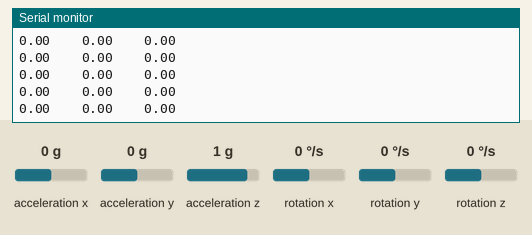
A sketch run on a simulated Arduino Uno, built with avr-gcc and run on an emulated ATmega328P. Shown: the last lines printed to the serial monitor. Wiring (inferred from the names in the program): MPU-6050 motion sensor at I2C address 0x68. The test bench sets the inputs (shaded band); at power-on: acceleration x 0 g, rotation x 0 °/s, acceleration y 0 g, acceleration z 1 g, rotation y 0 °/s, rotation z 0 °/s.

Above: at 1.2 s.
1.3 s: acceleration x set to -1.4 g
At 2.0 s:
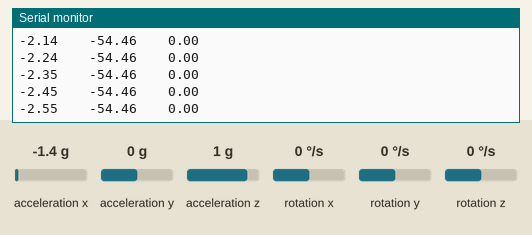
4.3 s: rotation x set to -100 °/s
At 5.4 s:
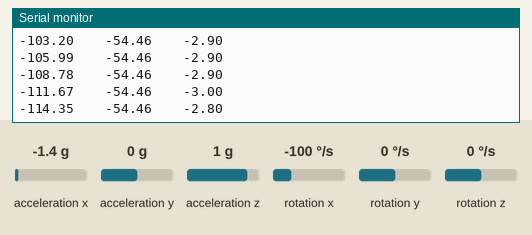
7.3 s: acceleration y set to -1.4 g
At 8.0 s:
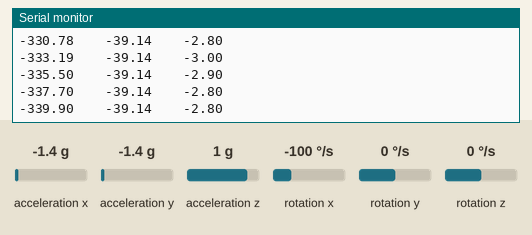
10.3 s: acceleration z set to -1.4 g
At 11.2 s:
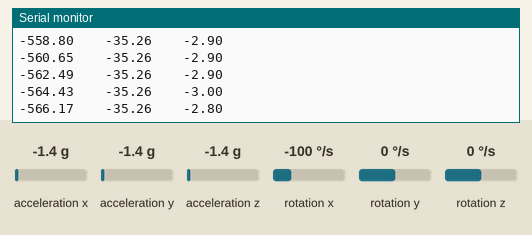
11.8 s: acceleration x set to 0 g
At 12.8 s:
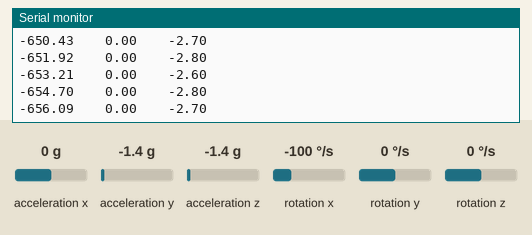
Timing chart, 0 to 14.8 s (numbered marks = the images above; inputs shaded):
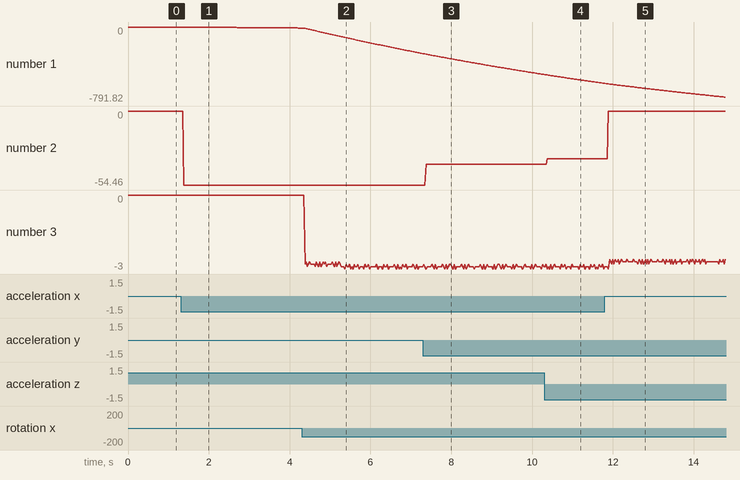

Measured:
- after the input at 1.3 s, the serial monitor: prints a new line after 0.08 s (image 1)
- plotted number 1: 0 → -11.03 after the input at 1.3 s
- plotted number 2: 0 → -54.46 after the input at 1.3 s

The sketch:

Kalman_Filter_0.ino
```cpp
//25 Juin 2019
//First version of the complementary filter

//Library to use the MPU 6050 using I2C
#include<Wire.h>
const int MPU=0x68;  // I2C address of the MPU-6050
float X=0, Y=0;
unsigned long last_time_mpu = 0;
float delta_t_mpu = 0;

//That function get the values from the MPU and apllies a complementary filter to get better values more usable
void angle()
{
  //Initialazing varaibles
  float AcX,AcY,AcZ,GyX,GyY,GyZ,AcTotal, Tmp;
  float AcXangle , AcYangle;
  //Staring the comunication with the MPU
  Wire.beginTransmission(0x68);                                        //Start communicating with the MPU-6050
  Wire.write(0x3B);                                                    //Send the requested starting register
  Wire.endTransmission();                                              //End the transmission
  Wire.requestFrom(0x68,14);                                           //Request 14 bytes from the MPU-6050
  while(Wire.available() < 14);                                        //Wait until all the bytes are received
  //Stocking the values
  AcX=Wire.read()<<8|Wire.read();  // 0x3B (ACCEL_XOUT_H) & 0x3C (ACCEL_XOUT_L)
  AcY=Wire.read()<<8|Wire.read();  // 0x3D (ACCEL_YOUT_H) & 0x3E (ACCEL_YOUT_L)
  AcZ=Wire.read()<<8|Wire.read();  // 0x3F (ACCEL_ZOUT_H) & 0x40 (ACCEL_ZOUT_L)
  Tmp=Wire.read()<<8|Wire.read();  // 0x41 (TEMP_OUT_H) & 0x42 (TEMP_OUT_L)
  GyX=Wire.read()<<8|Wire.read();  // 0x43 (GYRO_XOUT_H) & 0x44 (GYRO_XOUT_L)
  GyY=Wire.read()<<8|Wire.read();  // 0x45 (GYRO_YOUT_H) & 0x46 (GYRO_YOUT_L)
  GyZ=Wire.read()<<8|Wire.read();  // 0x47 (GYRO_ZOUT_H) & 0x48 (GYRO_ZOUT_L)
  //Computing values from acc to guess the angles
  AcTotal = sqrt(AcX*AcX + AcZ*AcZ + AcY*AcY);
  AcXangle = asin(AcX/AcTotal) * 57.296 ;
  AcYangle = asin(AcY/AcTotal) * -57.296 ;
  //Possibility to adjust raw values in case of a static error
  //AcXangle += 10.5;
  //AcYangle +=  0.75;
  //Here we have our complementary filter
  //First we add the gyro values
  //We know that the value 131 means 1 degree per seconds (sensitive factor)
  GyX /= 131 ;
  GyY /= 131 ;
  GyZ /= 131 ;

  delta_t_mpu= (millis() - last_time_mpu)  ;
  X += GyX * delta_t_mpu /1000;
  Y += GyY * delta_t_mpu /1000;

  last_time_mpu = millis() ;

  X = X *0.998 + AcXangle * 0.002;
  Y = Y *0.998 + AcYangle * 0.002;

  Serial.print(X);
  Serial.print("    ");
  Serial.print(AcXangle);
  Serial.print("    ");
  Serial.println(GyX * delta_t_mpu /1000);


}

void setup(){
  //Set up the MPU
  Wire.begin();
  Wire.beginTransmission(MPU);
  Wire.write(0x6B);
  Wire.write(0);
  Wire.endTransmission(true);
  Serial.begin(9600);

  //Configure the Gyro
  Wire.beginTransmission(0x68);
  Wire.write(0x1B);
  Wire.write(0);
  Wire.endTransmission();
  last_time_mpu = millis();

}


void loop(){
  angle();

}
```
